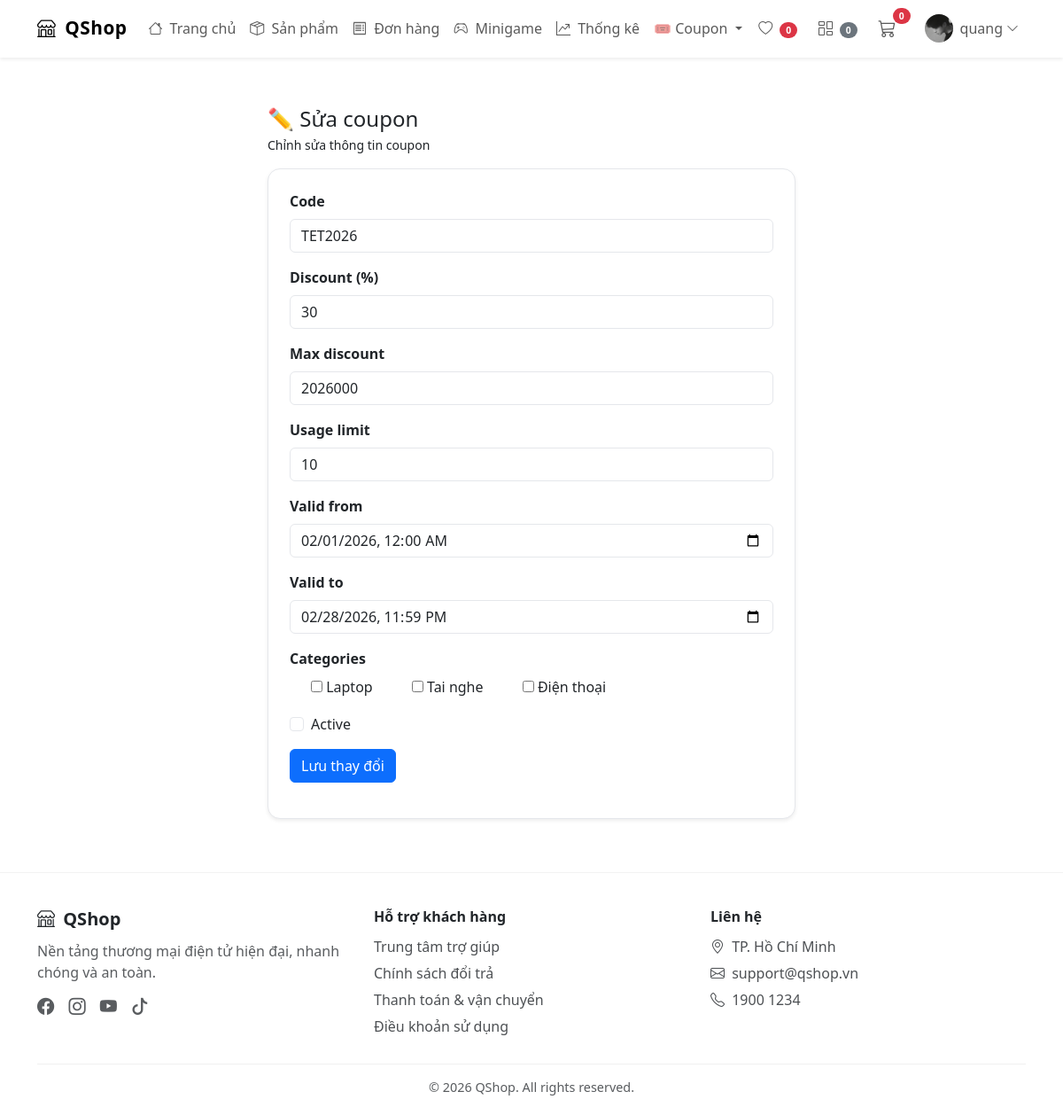
Screenshot of /shops/coupon/1/edit/ (signed in) with the database file from the repository.
### users/models.py (models this page shows, shortened)
class Profile(models.Model):
    user = models.OneToOneField(settings.AUTH_USER_MODEL , on_delete=models.CASCADE)
    photo = models.ImageField(upload_to='users/%Y/%m/%d/', blank=True)
    phone = models.CharField(max_length=20, blank=True)
    address = models.TextField(blank=True)
    latitude = models.FloatField(null=True, blank=True)
    longitude = models.FloatField(null=True, blank=True)
    points = models.IntegerField(default=0)
    lifetime_points = models.IntegerField(default=0)
    minigame_plays = models.IntegerField(default=0)
    RANK_NEWBIE = "Newbie"
    RANK_EXPLORER = "Explorer"
    RANK_SHOPPER = "Shopper"
    RANK_REGULAR = "Regular"
    RANK_PREMIUM = "Premium"
    RANK_GOLD = "Gold Buyer"
    RANK_PLATINUM = "Platinum Buyer"
    RANK_DIAMOND = "Diamond Buyer"
    RANK_ELITE = "Elite Buyer"
    RANK_LEGEND = "Legend Buyer"
    RANK_CHOICES = (
        (RANK_NEWBIE, "Newbie"),
        (RANK_EXPLORER, "Explorer"),
        (RANK_SHOPPER, "Shopper"),
        (RANK_REGULAR, "Regular"),
        (RANK_PREMIUM, "Premium"),
        (RANK_GOLD, "Gold Buyer"),
        (RANK_PLATINUM, "Platinum Buyer"),
        (RANK_DIAMOND, "Diamond Buyer"),
        (RANK_ELITE, "Elite Buyer"),
        (RANK_LEGEND, "Legend Buyer"),
    )
    rank = models.CharField(
        max_length=30,
        choices=RANK_CHOICES,
        default=RANK_NEWBIE
    )

### shops/models.py (models this page shows, shortened)
class Coupon(models.Model):
    owner = models.ForeignKey(
        settings.AUTH_USER_MODEL,
        on_delete=models.CASCADE,
        null=True,
        blank=True,
        related_name="owned_coupons"
    )
    code = models.CharField(max_length=50, unique=True)
    valid_from = models.DateTimeField()
    valid_to = models.DateTimeField()
    discount = models.IntegerField(
        validators=[MinValueValidator(1), MaxValueValidator(100)]
    )
    max_discount = models.IntegerField(
        default=0,
        help_text="Số tiền giảm tối đa (0 = không giới hạn)"
    )
    usage_limit = models.PositiveIntegerField(
        default=0,
        help_text="Số lượt dùng tối đa (0 = không giới hạn)"
    )
    used_count = models.PositiveIntegerField(default=0)
    active = models.BooleanField(default=True)
    categories = models.ManyToManyField(Category, blank=True, help_text="Chọn danh mục sản phẩm để áp dụng voucher (để trống nếu áp dụng cho tất cả)")

class Category(models.Model):
    name = models.CharField(max_length=100, unique=True)
    slug = models.SlugField(unique=True)
    def __str__(self):
        return self.name

### shops/views.py (the view)
# urls.py: path('coupon/<int:pk>/edit/', views.CouponUpdateView.as_view(), name='coupon_edit'),
class CouponUpdateView(LoginRequiredMixin, PermissionRequiredMixin, UpdateView):
    model = Coupon
    form_class = CouponCreateForm
    template_name = 'shops/coupon_edit.html'
    success_url = reverse_lazy('shops:coupon_stats')
    permission_required = 'shops.change_coupon'

### shops/context_processors.py (called while the page is built)
def cart_context(request):
    cart = request.session.get('cart', {})
    cart_items_count = len(cart)
    compare_items_count = len(request.session.get("compare_products", []))
    wishlist_items_count = 0
    if request.user.is_authenticated:
        cache_key = f"wishlist_items_count:{request.user.id}"
        cached_count = cache.get(cache_key)
        if cached_count is None:
            cached_count = WishlistItem.objects.filter(user=request.user).count()
            cache.set(cache_key, cached_count, 60)
        wishlist_items_count = cached_count
    return {
        'cart_items_count': cart_items_count,
        'compare_items_count': compare_items_count,
        'wishlist_items_count': wishlist_items_count,
        'cart': cart
    }

### shops/templates/shops/coupon_edit.html (shortened to what this page needs)
﻿{% extends "shops/base.html" %} {% block title %}Sửa coupon | QShop{% endblock %} {% block content %}
<div class="container my-4" style="max-width: 620px">
  <div class="mb-3">
    <h4 class="mb-1">✏️ Sửa coupon</h4>
    <div class="text small">Chỉnh sửa thông tin coupon</div>
  </div>
  <div class="card shadow-sm p-4">
    <form method="post">
      <div class="mb-3">
        <label class="form-label">Code</label>
        {{ form.code }}
      </div>
      <div class="mb-3">
        <label class="form-label">Discount (%)</label>
        {{ form.discount }}
      </div>
      <div class="mb-3">
        <label class="form-label">Max discount</label>
        {{ form.max_discount }}
      </div>
      <div class="mb-3">
        <label class="form-label">Usage limit</label>
        {{ form.usage_limit }}
      </div>
      <div class="mb-3">
        <label class="form-label">Valid from</label>
        {{ form.valid_from }}
      </div>
      <div class="mb-3">
        <label class="form-label">Valid to</label>
        {{ form.valid_to }}
      </div>
      <div class="mb-3">
        <label class="form-label d-block">Categories</label>
        {% for checkbox in form.categories %}
        <div class="form-check form-check-inline">
          {{ checkbox.tag }}
          <label class="form-check-label"> {{ checkbox.choice_label }} </label>
        </div>
        {% endfor %}
      </div>
      <div class="form-check mb-3">
        {{ form.active }}
        <label for="{{ form.active.id_for_label }}" class="form-check-label">
          Active
        </label>
      </div>
      <button type="submit" class="btn btn-primary">Lưu thay đổi</button>
    </form>
  </div>
</div>
{% endblock %}

### shops/templates/shops/base.html (shortened to what this page needs)
<!doctype html>
{% load static %}
<html lang="vi">
  <head>
    <link
      href="https://cdn.jsdelivr.net/npm/bootstrap@5.3.8/dist/css/bootstrap.min.css"
      rel="stylesheet"
    />
    <link
      rel="stylesheet"
      href="https://cdn.jsdelivr.net/npm/bootstrap-icons@1.11.1/font/bootstrap-icons.css"
    />
  </head>
  <body>
    <nav class="navbar navbar-expand-lg fixed-top glass-nav shadow-sm">
      <div class="container">
        <a class="navbar-brand brand-logo" href="{% url 'shops:index' %}">
          <i class="bi bi-shop me-1"></i> QShop
        </a>
        <div class="collapse navbar-collapse" id="navbar">
          <ul class="navbar-nav me-auto">
            <li class="nav-item">
              <a class="nav-link" href="{% url 'shops:index' %}">
                <i class="bi bi-house me-1"></i> Trang chủ
              </a>
            </li>
            <li class="nav-item">
              <a class="nav-link" href="{% url 'shops:product' %}">
                <i class="bi bi-box-seam me-1"></i> Sản phẩm
              </a>
            </li>
            <li class="nav-item">
              <a class="nav-link" href="{% url 'shops:order_history' %}">
                <i class="bi bi-receipt me-1"></i> Đơn hàng
              </a>
            </li>
            <li class="nav-item">
              <a class="nav-link" href="{% url 'users:minigame' %}">
                <i class="bi bi-controller me-1"></i> Minigame
              </a>
            </li>
            {% if request.user.is_authenticated and request.user.is_staff or request.user.is_superuser %}
            <li class="nav-item">
              <a class="nav-link" href="{% url 'shops:shop_stats' %}">
                <i class="bi bi-graph-up-arrow me-1"></i> Thống kê
              </a>
            </li>
            {% endif %}
            {% if user.is_authenticated and perms.shops.view_coupon %}
            <li class="nav-item dropdown">
              <a
                class="nav-link dropdown-toggle"
                href="#"
                role="button"
                data-bs-toggle="dropdown"
              >
                🎟️ Coupon
              </a>
            </li>
            {% endif %}
          </ul>
          <ul class="navbar-nav ms-auto align-items-center">
            <li class="nav-item me-2">
              <a class="nav-link" href="{% url 'shops:wishlist' %}">
                <i class="bi bi-heart"></i>
                <span class="badge bg-danger rounded-pill mini-badge">{{ wishlist_items_count }}</span>
              </a>
            </li>
            <li class="nav-item me-2">
              <a class="nav-link" href="{% url 'shops:compare' %}">
                <i class="bi bi-columns-gap"></i>
                <span class="badge bg-secondary rounded-pill mini-badge">{{ compare_items_count }}</span>
              </a>
            </li>
            <li class="nav-item me-3 position-relative">
              <a class="nav-link" href="{% url 'shops:cart_detail' %}">
                <i class="bi bi-cart3 fs-5"></i>
                <span
                  id="cart-count"
                  class="badge bg-danger rounded-pill cart-badge"
                  >{{ cart_items_count }}</span
                >
              </a>
            </li>
            {% if request.user.is_authenticated %}
            <li class="nav-item dropdown">
              <a
                class="nav-link d-flex align-items-center"
                data-bs-toggle="dropdown"
                href="#"
              >
                <img
                  src="{% if request.user.profile.photo %}{{ request.user.profile.photo.url }}{% else %}https://i.pravatar.cc/150?u={{ request.user.id }}{% endif %}"
                  class="rounded-circle me-2"
                  width="32"
                  height="32"
                  style="object-fit: cover"
                />
                {{ request.user.username }}
                <i class="bi bi-chevron-down ms-1 small"></i>
              </a>
            </li>
            {% endif %}
          </ul>
        </div>
      </div>
    </nav>
    <main class="container pt-5 mt-4">
       {% block content %}{% endblock %}
    </main>
    <footer class="site-footer">
      <div class="container">
        <div class="row g-4">
          <div class="col-md-4">
            <h5 class="footer-title"><i class="bi bi-shop me-1"></i> QShop</h5>
            <p class="text-muted">
              Nền tảng thương mại điện tử hiện đại, nhanh chóng và an toàn.
            </p>
            <div class="social-icons mt-2">
              <a href="#"><i class="bi bi-facebook"></i></a>
              <a href="#"><i class="bi bi-instagram"></i></a>
              <a href="#"><i class="bi bi-youtube"></i></a>
              <a href="#"><i class="bi bi-tiktok"></i></a>
            </div>
          </div>
          <div class="col-md-4">
            <h6 class="footer-title">Hỗ trợ khách hàng</h6>
            <a href="#" class="footer-link">Trung tâm trợ giúp</a>
            <a href="#" class="footer-link">Chính sách đổi trả</a>
            <a href="#" class="footer-link">Thanh toán & vận chuyển</a>
            <a href="#" class="footer-link">Điều khoản sử dụng</a>
          </div>
          <div class="col-md-4">
            <h6 class="footer-title">Liên hệ</h6>
            <div class="footer-link">
              <i class="bi bi-geo-alt me-1"></i> TP. Hồ Chí Minh
            </div>
            <div class="footer-link">
              <i class="bi bi-envelope me-1"></i> support@qshop.vn
            </div>
            <div class="footer-link">
              <i class="bi bi-telephone me-1"></i> 1900 1234
            </div>
          </div>
        </div>
        <div class="footer-bottom text-center mt-4">
          © {{ now|default:"2026" }} QShop. All rights reserved.
        </div>
      </div>
    </footer>
  </body>
</html>

### shops/templates/shops/base.html (style rules this page uses)
.glass-nav { background: rgba(255, 255, 255, 0.7) !important; backdrop-filter: blur(12px); border-bottom: 1px solid rgba(255, 255, 255, 0.3); }
.brand-logo { font-weight: bold; font-size: 1.3rem; letter-spacing: 0.5px; }
.cart-badge { position: absolute; top: -5px; right: -8px; font-size: 0.65rem; }
.mini-badge { margin-left: 4px; font-size: 0.65rem; }
.site-footer { background: rgba(255, 255, 255, 0.85); backdrop-filter: blur(10px); border-top: 1px solid rgba(0, 0, 0, 0.05); margin-top: 60px; padding: 40px 0 20px; }
.footer-title { font-weight: 600; margin-bottom: 12px; }
.footer-link { display: block; color: inherit; text-decoration: none; margin-bottom: 6px; opacity: 0.8; }
.footer-bottom { border-top: 1px solid rgba(0, 0, 0, 0.08); margin-top: 20px; padding-top: 15px; font-size: 0.9rem; opacity: 0.75; }
.social-icons a { color: inherit; font-size: 1.2rem; margin-right: 12px; opacity: 0.75; }

### shops/templates/shops/coupon_edit.html (style rules this page uses)
:root { --bg: #f5f7fb; --card: #ffffff; --text: #212529; --muted: #6c757d; --border: #e5e7eb; }
.card { background: var(--card); color: var(--text); border-radius: 14px; border: 1px solid var(--border); }
.form-label { font-weight: 600; }
input.form-control, .form-select, .form-check-input { background: var(--card); color: var(--text); border: 1px solid var(--border); }

### rows the page displays
Coupon: code "TET2026", discount "30", max_discount "2026000", usage_limit "10", valid_from "02/01/2026 00:00", valid_to "02/28/2026 23:59"
Category: choice_label "Laptop"
Category: choice_label "Tai nghe"
Category: choice_label "Điện thoại"

### other values shown
{{ wishlist_items_count }} "0"
{{ compare_items_count }} "0"
{{ cart_items_count }} "0"
{{ request.user.username }} "quang"
{{ now|default:"2026" }} "2026"
